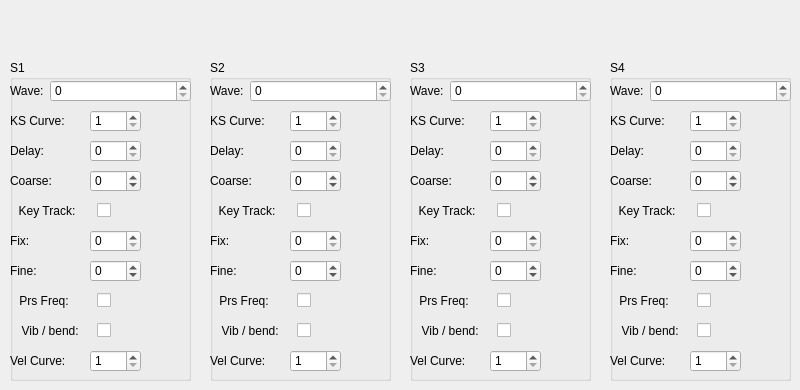
        <widget class="QWidget" name="tab_2">
         <attribute name="title">
          <string>Source</string>
         </attribute>
         <widget class="QGroupBox" name="groupBox_5">
          <property name="geometry">
           <rect>
            <x>10</x>
            <y>60</y>
            <width>181</width>
            <height>321</height>
           </rect>
          </property>
          <property name="title">
           <string>S1</string>
          </property>
          <widget class="QLabel" name="label_7">
           <property name="geometry">
            <rect>
             <x>0</x>
             <y>20</y>
             <width>58</width>
             <height>21</height>
            </rect>
           </property>
           <property name="text">
            <string>Wave:</string>
           </property>
          </widget>
          <widget class="QLabel" name="label_11">
           <property name="geometry">
            <rect>
             <x>0</x>
             <y>50</y>
             <width>71</width>
             <height>21</height>
            </rect>
           </property>
           <property name="text">
            <string>KS Curve:</string>
           </property>
          </widget>
          <widget class="QLabel" name="label_9">
           <property name="geometry">
            <rect>
             <x>0</x>
             <y>80</y>
             <width>58</width>
             <height>21</height>
            </rect>
           </property>
           <property name="text">
            <string>Delay:</string>
           </property>
          </widget>
          <widget class="QLabel" name="label_10">
           <property name="geometry">
            <rect>
             <x>0</x>
             <y>110</y>
             <width>58</width>
             <height>21</height>
            </rect>
           </property>
           <property name="text">
            <string>Coarse:</string>
           </property>
          </widget>
          <widget class="QLabel" name="label_12">
           <property name="geometry">
            <rect>
             <x>0</x>
             <y>170</y>
             <width>58</width>
             <height>21</height>
            </rect>
           </property>
           <property name="text">
            <string>Fix:</string>
           </property>
          </widget>
          <widget class="QLabel" name="label_13">
           <property name="geometry">
            <rect>
             <x>0</x>
             <y>200</y>
             <width>58</width>
             <height>21</height>
            </rect>
           </property>
           <property name="text">
            <string>Fine:</string>
           </property>
          </widget>
          <widget class="QLabel" name="label_16">
           <property name="geometry">
            <rect>
             <x>0</x>
             <y>290</y>
             <width>71</width>
             <height>21</height>
            </rect>
           </property>
           <property name="text">
            <string>Vel Curve:</string>
           </property>
          </widget>
          <widget class="QSpinBoxWave" name="s1_wave">
           <property name="geometry">
            <rect>
             <x>40</x>
             <y>20</y>
             <width>141</width>
             <height>22</height>
            </rect>
           </property>
           <property name="minimum">
            <number>0</number>
           </property>
           <property name="maximum">
            <number>255</number>
           </property>
          </widget>
          <widget class="QSpinBox" name="s1_ks_curve">
           <property name="geometry">
            <rect>
             <x>80</x>
             <y>50</y>
             <width>51</width>
             <height>22</height>
            </rect>
           </property>
           <property name="minimum">
            <number>1</number>
           </property>
           <property name="maximum">
            <number>8</number>
           </property>
          </widget>
          <widget class="QSpinBox" name="s1_delay">
           <property name="geometry">
            <rect>
             <x>80</x>
             <y>80</y>
             <width>51</width>
             <height>22</height>
            </rect>
           </property>
           <property name="maximum">
            <number>100</number>
           </property>
          </widget>
          <widget class="QSpinBox" name="s1_coarse">
           <property name="geometry">
            <rect>
             <x>80</x>
             <y>110</y>
             <width>51</width>
             <height>22</height>
            </rect>
           </property>
           <property name="minimum">
            <number>-24</number>
           </property>
           <property name="maximum">
            <number>24</number>
           </property>
          </widget>
          <widget class="QSpinBoxKey" name="s1_fix">
           <property name="geometry">
            <rect>
             <x>80</x>
             <y>170</y>
             <width>51</width>
             <height>22</height>
            </rect>
           </property>
           <property name="maximum">
            <number>115</number>
           </property>
          </widget>
          <widget class="QSpinBox" name="s1_fine">
           <property name="geometry">
            <rect>
             <x>80</x>
             <y>200</y>
             <width>51</width>
             <height>22</height>
            </rect>
           </property>
           <property name="minimum">
            <number>-50</number>
           </property>
           <property name="maximum">
            <number>50</number>
           </property>
          </widget>
          <widget class="QCheckBox" name="s1_prs_freq">
           <property name="geometry">
            <rect>
             <x>0</x>
             <y>230</y>
             <width>101</width>
             <height>21</height>
            </rect>
           </property>
           <property name="layoutDirection">
            <enum>Qt::RightToLeft</enum>
           </property>
           <property name="text">
            <string>Prs Freq:       </string>
           </property>
          </widget>
          <widget class="QCheckBox" name="s1_key_track">
           <property name="geometry">
            <rect>
             <x>0</x>
             <y>140</y>
             <width>101</width>
             <height>21</height>
            </rect>
           </property>
           <property name="layoutDirection">
            <enum>Qt::RightToLeft</enum>
           </property>
           <property name="text">
            <string>Key Track:     </string>
           </property>
          </widget>
          <widget class="QCheckBox" name="s1_vib_bend">
           <property name="geometry">
            <rect>
             <x>0</x>
             <y>260</y>
             <width>101</width>
             <height>21</height>
            </rect>
           </property>
           <property name="layoutDirection">
            <enum>Qt::RightToLeft</enum>
           </property>
           <property name="text">
            <string>Vib / bend:    </string>
           </property>
          </widget>
          <widget class="QSpinBox" name="s1_vel_curve">
           <property name="geometry">
            <rect>
             <x>80</x>
             <y>290</y>
             <width>51</width>
             <height>22</height>
            </rect>
           </property>
           <property name="minimum">
            <number>1</number>
           </property>
           <property name="maximum">
            <number>8</number>
           </property>
          </widget>
         </widget>
         <widget class="QGroupBox" name="groupBox_6">
          <property name="geometry">
           <rect>
            <x>210</x>
            <y>60</y>
            <width>181</width>
            <height>321</height>
           </rect>
          </property>
          <property name="title">
           <string>S2</string>
          </property>
          <widget class="QLabel" name="label_21">
           <property name="geometry">
            <rect>
             <x>0</x>
             <y>20</y>
             <width>58</width>
             <height>21</height>
            </rect>
           </property>
           <property name="text">
            <string>Wave:</string>
           </property>
          </widget>
          <widget class="QLabel" name="label_22">
           <property name="geometry">
            <rect>
             <x>0</x>
             <y>50</y>
             <width>71</width>
             <height>21</height>
            </rect>
           </property>
           <property name="text">
            <string>KS Curve:</string>
           </property>
          </widget>
          <widget class="QLabel" name="label_23">
           <property name="geometry">
            <rect>
             <x>0</x>
             <y>80</y>
             <width>58</width>
             <height>21</height>
            </rect>
           </property>
           <property name="text">
            <string>Delay:</string>
           </property>
          </widget>
          <widget class="QLabel" name="label_24">
           <property name="geometry">
            <rect>
             <x>0</x>
             <y>110</y>
             <width>58</width>
             <height>21</height>
            </rect>
           </property>
           <property name="text">
            <string>Coarse:</string>
           </property>
          </widget>
          <widget class="QLabel" name="label_25">
           <property name="geometry">
            <rect>
             <x>0</x>
             <y>170</y>
             <width>58</width>
             <height>21</height>
            </rect>
           </property>
           <property name="text">
            <string>Fix:</string>
           </property>
          </widget>
          <widget class="QLabel" name="label_26">
           <property name="geometry">
            <rect>
             <x>0</x>
             <y>200</y>
             <width>58</width>
             <height>21</height>
            </rect>
           </property>
           <property name="text">
            <string>Fine:</string>
           </property>
          </widget>
          <widget class="QLabel" name="label_27">
           <property name="geometry">
            <rect>
             <x>0</x>
             <y>290</y>
             <width>71</width>
             <height>21</height>
            </rect>
           </property>
           <property name="text">
            <string>Vel Curve:</string>
           </property>
          </widget>
          <widget class="QSpinBoxWave" name="s2_wave">
           <property name="geometry">
            <rect>
             <x>40</x>
             <y>20</y>
             <width>141</width>
             <height>22</height>
            </rect>
           </property>
           <property name="minimum">
            <number>0</number>
           </property>
           <property name="maximum">
            <number>255</number>
           </property>
          </widget>
          <widget class="QSpinBox" name="s2_ks_curve">
           <property name="geometry">
            <rect>
             <x>80</x>
             <y>50</y>
             <width>51</width>
             <height>22</height>
            </rect>
           </property>
           <property name="minimum">
            <number>1</number>
           </property>
           <property name="maximum">
            <number>8</number>
           </property>
          </widget>
          <widget class="QSpinBox" name="s2_delay">
           <property name="geometry">
            <rect>
             <x>80</x>
             <y>80</y>
             <width>51</width>
             <height>22</height>
            </rect>
           </property>
           <property name="maximum">
            <number>100</number>
           </property>
          </widget>
          <widget class="QSpinBox" name="s2_coarse">
           <property name="geometry">
            <rect>
             <x>80</x>
             <y>110</y>
             <width>51</width>
             <height>22</height>
            </rect>
           </property>
           <property name="minimum">
            <number>-24</number>
           </property>
           <property name="maximum">
            <number>24</number>
           </property>
          </widget>
          <widget class="QSpinBoxKey" name="s2_fix">
           <property name="geometry">
            <rect>
             <x>80</x>
             <y>170</y>
             <width>51</width>
             <height>22</height>
            </rect>
           </property>
           <property name="maximum">
            <number>115</number>
           </property>
          </widget>
          <widget class="QSpinBox" name="s2_fine">
           <property name="geometry">
            <rect>
             <x>80</x>
             <y>200</y>
             <width>51</width>
             <height>22</height>
            </rect>
           </property>
           <property name="minimum">
            <number>-50</number>
           </property>
           <property name="maximum">
            <number>50</number>
           </property>
          </widget>
          <widget class="QCheckBox" name="s2_prs_freq">
           <property name="geometry">
            <rect>
             <x>0</x>
             <y>230</y>
             <width>101</width>
             <height>21</height>
            </rect>
           </property>
           <property name="layoutDirection">
            <enum>Qt::RightToLeft</enum>
           </property>
           <property name="text">
            <string>Prs Freq:       </string>
           </property>
          </widget>
          <widget class="QCheckBox" name="s2_key_track">
           <property name="geometry">
            <rect>
             <x>0</x>
             <y>140</y>
             <width>101</width>
             <height>21</height>
            </rect>
           </property>
           <property name="layoutDirection">
            <enum>Qt::RightToLeft</enum>
           </property>
           <property name="text">
            <string>Key Track:     </string>
           </property>
          </widget>
          <widget class="QCheckBox" name="s2_vib_bend">
           <property name="geometry">
            <rect>
             <x>0</x>
             <y>260</y>
             <width>101</width>
             <height>21</height>
            </rect>
           </property>
           <property name="layoutDirection">
            <enum>Qt::RightToLeft</enum>
           </property>
           <property name="text">
            <string>Vib / bend:    </string>
           </property>
          </widget>
          <widget class="QSpinBox" name="s2_vel_curve">
           <property name="geometry">
            <rect>
             <x>80</x>
             <y>290</y>
             <width>51</width>
             <height>22</height>
            </rect>
           </property>
           <property name="minimum">
            <number>1</number>
           </property>
           <property name="maximum">
            <number>8</number>
           </property>
          </widget>
         </widget>
         <widget class="QGroupBox" name="groupBox_7">
          <property name="geometry">
           <rect>
            <x>410</x>
            <y>60</y>
            <width>181</width>
            <height>321</height>
           </rect>
          </property>
          <property name="title">
           <string>S3</string>
          </property>
          <widget class="QLabel" name="label_28">
           <property name="geometry">
            <rect>
             <x>0</x>
             <y>20</y>
             <width>58</width>
             <height>21</height>
            </rect>
           </property>
           <property name="text">
            <string>Wave:</string>
           </property>
          </widget>
          <widget class="QLabel" name="label_29">
           <property name="geometry">
            <rect>
             <x>0</x>
             <y>50</y>
             <width>71</width>
             <height>21</height>
            </rect>
           </property>
           <property name="text">
            <string>KS Curve:</string>
           </property>
          </widget>
          <widget class="QLabel" name="label_30">
           <property name="geometry">
            <rect>
             <x>0</x>
             <y>80</y>
             <width>58</width>
             <height>21</height>
            </rect>
           </property>
           <property name="text">
            <string>Delay:</string>
           </property>
          </widget>
          <widget class="QLabel" name="label_31">
           <property name="geometry">
            <rect>
             <x>0</x>
             <y>110</y>
             <width>58</width>
             <height>21</height>
            </rect>
           </property>
           <property name="text">
            <string>Coarse:</string>
           </property>
          </widget>
          <widget class="QLabel" name="label_32">
           <property name="geometry">
            <rect>
             <x>0</x>
             <y>170</y>
             <width>58</width>
             <height>21</height>
            </rect>
           </property>
           <property name="text">
            <string>Fix:</string>
           </property>
          </widget>
          <widget class="QLabel" name="label_33">
           <property name="geometry">
            <rect>
             <x>0</x>
             <y>200</y>
             <width>58</width>
             <height>21</height>
            </rect>
           </property>
           <property name="text">
            <string>Fine:</string>
           </property>
          </widget>
          <widget class="QLabel" name="label_34">
           <property name="geometry">
            <rect>
             <x>0</x>
             <y>290</y>
             <width>71</width>
             <height>21</height>
            </rect>
           </property>
           <property name="text">
            <string>Vel Curve:</string>
           </property>
          </widget>
          <widget class="QSpinBoxWave" name="s3_wave">
           <property name="geometry">
            <rect>
             <x>40</x>
             <y>20</y>
             <width>141</width>
             <height>22</height>
            </rect>
           </property>
           <property name="minimum">
            <number>0</number>
           </property>
           <property name="maximum">
            <number>255</number>
           </property>
          </widget>
          <widget class="QSpinBox" name="s3_ks_curve">
           <property name="geometry">
            <rect>
             <x>80</x>
             <y>50</y>
             <width>51</width>
             <height>22</height>
            </rect>
           </property>
           <property name="minimum">
            <number>1</number>
           </property>
           <property name="maximum">
            <number>8</number>
           </property>
          </widget>
          <widget class="QSpinBox" name="s3_delay">
           <property name="geometry">
            <rect>
             <x>80</x>
             <y>80</y>
             <width>51</width>
             <height>22</height>
            </rect>
           </property>
           <property name="maximum">
            <number>100</number>
           </property>
          </widget>
          <widget class="QSpinBox" name="s3_coarse">
           <property name="geometry">
            <rect>
             <x>80</x>
             <y>110</y>
             <width>51</width>
             <height>22</height>
            </rect>
           </property>
           <property name="minimum">
            <number>-24</number>
           </property>
           <property name="maximum">
            <number>24</number>
           </property>
          </widget>
          <widget class="QSpinBoxKey" name="s3_fix">
           <property name="geometry">
            <rect>
             <x>80</x>
             <y>170</y>
             <width>51</width>
             <height>22</height>
            </rect>
           </property>
           <property name="maximum">
            <number>115</number>
           </property>
          </widget>
          <widget class="QSpinBox" name="s3_fine">
           <property name="geometry">
            <rect>
             <x>80</x>
             <y>200</y>
             <width>51</width>
             <height>22</height>
            </rect>
           </property>
           <property name="minimum">
            <number>-50</number>
           </property>
           <property name="maximum">
            <number>50</number>
           </property>
          </widget>
          <widget class="QCheckBox" name="s3_prs_freq">
           <property name="geometry">
            <rect>
             <x>0</x>
             <y>230</y>
             <width>101</width>
             <height>21</height>
            </rect>
           </property>
           <property name="layoutDirection">
            <enum>Qt::RightToLeft</enum>
           </property>
           <property name="text">
            <string>Prs Freq:       </string>
           </property>
          </widget>
          <widget class="QCheckBox" name="s3_key_track">
           <property name="geometry">
            <rect>
             <x>0</x>
             <y>140</y>
             <width>101</width>
             <height>21</height>
            </rect>
           </property>
           <property name="layoutDirection">
            <enum>Qt::RightToLeft</enum>
           </property>
           <property name="text">
            <string>Key Track:     </string>
           </property>
          </widget>
          <widget class="QCheckBox" name="s3_vib_bend">
           <property name="geometry">
            <rect>
             <x>0</x>
             <y>260</y>
             <width>101</width>
             <height>21</height>
            </rect>
           </property>
           <property name="layoutDirection">
            <enum>Qt::RightToLeft</enum>
           </property>
           <property name="text">
            <string>Vib / bend:    </string>
           </property>
          </widget>
          <widget class="QSpinBox" name="s3_vel_curve">
           <property name="geometry">
            <rect>
             <x>80</x>
             <y>290</y>
             <width>51</width>
             <height>22</height>
            </rect>
           </property>
           <property name="minimum">
            <number>1</number>
           </property>
           <property name="maximum">
            <number>8</number>
           </property>
          </widget>
         </widget>
         <widget class="QGroupBox" name="groupBox_8">
          <property name="geometry">
           <rect>
            <x>610</x>
            <y>60</y>
            <width>181</width>
            <height>321</height>
           </rect>
          </property>
          <property name="title">
           <string>S4</string>
          </property>
          <widget class="QLabel" name="label_35">
           <property name="geometry">
            <rect>
             <x>0</x>
             <y>20</y>
             <width>58</width>
             <height>21</height>
            </rect>
           </property>
           <property name="text">
            <string>Wave:</string>
           </property>
          </widget>
          <widget class="QLabel" name="label_36">
           <property name="geometry">
            <rect>
             <x>0</x>
             <y>50</y>
             <width>71</width>
             <height>21</height>
            </rect>
           </property>
           <property name="text">
            <string>KS Curve:</string>
           </property>
          </widget>
          <widget class="QLabel" name="label_37">
           <property name="geometry">
            <rect>
             <x>0</x>
             <y>80</y>
             <width>58</width>
             <height>21</height>
            </rect>
           </property>
           <property name="text">
            <string>Delay:</string>
           </property>
          </widget>
          <widget class="QLabel" name="label_38">
           <property name="geometry">
            <rect>
             <x>0</x>
             <y>110</y>
             <width>58</width>
             <height>21</height>
            </rect>
           </property>
           <property name="text">
            <string>Coarse:</string>
           </property>
          </widget>
          <widget class="QLabel" name="label_39">
           <property name="geometry">
            <rect>
             <x>0</x>
             <y>170</y>
             <width>58</width>
             <height>21</height>
            </rect>
           </property>
           <property name="text">
            <string>Fix:</string>
           </property>
          </widget>
          <widget class="QLabel" name="label_40">
           <property name="geometry">
            <rect>
             <x>0</x>
             <y>200</y>
             <width>58</width>
             <height>21</height>
            </rect>
           </property>
           <property name="text">
            <string>Fine:</string>
           </property>
          </widget>
          <widget class="QLabel" name="label_41">
           <property name="geometry">
            <rect>
             <x>0</x>
             <y>290</y>
             <width>71</width>
             <height>21</height>
            </rect>
           </property>
           <property name="text">
            <string>Vel Curve:</string>
           </property>
          </widget>
          <widget class="QSpinBoxWave" name="s4_wave">
           <property name="geometry">
            <rect>
             <x>40</x>
             <y>20</y>
             <width>141</width>
             <height>22</height>
            </rect>
           </property>
           <property name="minimum">
            <number>0</number>
           </property>
           <property name="maximum">
            <number>255</number>
           </property>
          </widget>
          <widget class="QSpinBox" name="s4_ks_curve">
           <property name="geometry">
            <rect>
             <x>80</x>
             <y>50</y>
             <width>51</width>
             <height>22</height>
            </rect>
           </property>
           <property name="minimum">
            <number>1</number>
           </property>
           <property name="maximum">
            <number>8</number>
           </property>
          </widget>
          <widget class="QSpinBox" name="s4_delay">
           <property name="geometry">
            <rect>
             <x>80</x>
             <y>80</y>
             <width>51</width>
             <height>22</height>
            </rect>
           </property>
           <property name="maximum">
            <number>100</number>
           </property>
          </widget>
          <widget class="QSpinBox" name="s4_coarse">
           <property name="geometry">
            <rect>
             <x>80</x>
             <y>110</y>
             <width>51</width>
             <height>22</height>
            </rect>
           </property>
           <property name="minimum">
            <number>-24</number>
           </property>
           <property name="maximum">
            <number>24</number>
           </property>
          </widget>
          <widget class="QSpinBoxKey" name="s4_fix">
           <property name="geometry">
            <rect>
             <x>80</x>
             <y>170</y>
             <width>51</width>
             <height>22</height>
            </rect>
           </property>
           <property name="maximum">
            <number>115</number>
           </property>
          </widget>
          <widget class="QSpinBox" name="s4_fine">
           <property name="geometry">
            <rect>
             <x>80</x>
             <y>200</y>
             <width>51</width>
             <height>22</height>
            </rect>
           </property>
           <property name="minimum">
            <number>-50</number>
           </property>
           <property name="maximum">
            <number>50</number>
           </property>
          </widget>
          <widget class="QCheckBox" name="s4_prs_freq">
           <property name="geometry">
            <rect>
             <x>0</x>
             <y>230</y>
             <width>101</width>
             <height>21</height>
            </rect>
           </property>
           <property name="layoutDirection">
            <enum>Qt::RightToLeft</enum>
           </property>
           <property name="text">
            <string>Prs Freq:       </string>
           </property>
          </widget>
          <widget class="QCheckBox" name="s4_key_track">
           <property name="geometry">
            <rect>
             <x>0</x>
             <y>140</y>
             <width>101</width>
             <height>21</height>
            </rect>
           </property>
           <property name="layoutDirection">
            <enum>Qt::RightToLeft</enum>
           </property>
           <property name="text">
            <string>Key Track:     </string>
           </property>
          </widget>
          <widget class="QCheckBox" name="s4_vib_bend">
           <property name="geometry">
            <rect>
             <x>0</x>
             <y>260</y>
             <width>101</width>
             <height>21</height>
            </rect>
           </property>
           <property name="layoutDirection">
            <enum>Qt::RightToLeft</enum>
           </property>
           <property name="text">
            <string>Vib / bend:    </string>
           </property>
          </widget>
          <widget class="QSpinBox" name="s4_vel_curve">
           <property name="geometry">
            <rect>
             <x>80</x>
             <y>290</y>
             <width>51</width>
             <height>22</height>
            </rect>
           </property>
           <property name="minimum">
            <number>1</number>
           </property>
           <property name="maximum">
            <number>8</number>
           </property>
          </widget>
         </widget>
        </widget>
